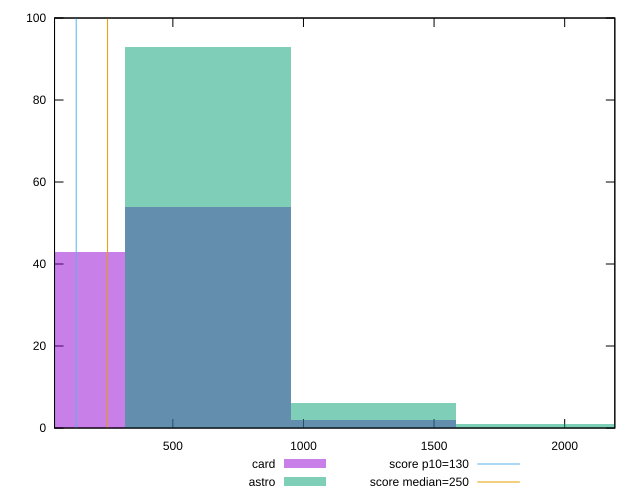

Write gnuplot code to recreate this figure.
reset

$card <<EOF
634.0054111135453 54
0 43
1268.0108222270906 2
EOF

$astro <<EOF
634.0054111135453 93
1268.0108222270906 6
1902.0162333406358 1
EOF

set key outside below
set boxwidth 634.0054111135453
set xrange [47:2191.999999999999]
set yrange [0:100]
set trange [0:100]
set style fill transparent solid 0.5 noborder

set parametric
set terminal svg size 640, 500 enhanced background rgb 'white'
set output "reports/report_00027_2021-02-24T12-40-31.850Z/max-potential-fid/comparison/histogram/2_vs_3.svg"

plot $card title "card" with boxes, \
     $astro title "astro" with boxes, \
     130,t title "score p10=130", \
     250,t title "score median=250"

reset
